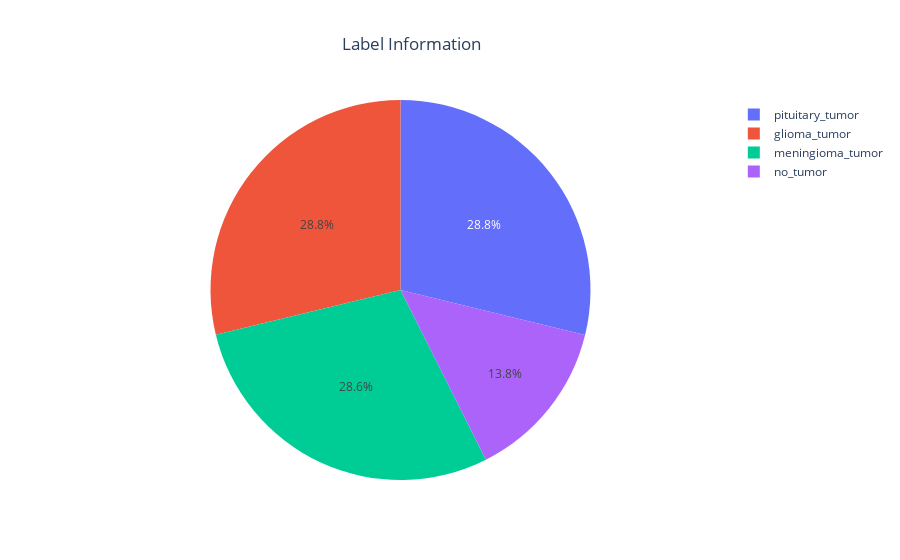

Source (notebook cell):
### Code cell
fig = px.pie(names=label_info.keys(),values=label_info.values(),title='Label Information')
fig.update_layout({'title':{"x":0.457}})
fig.show()

### Figure 1 — Plotly figure (JSON) as saved in the notebook; plotly's stock layout.template omitted (floating-point values rounded to 4 significant figures)
{"data": [{"domain": {"x": [0, 1], "y": [0, 1]}, "hovertemplate": "label=%{label}<br>value=%{value}<extra></extra>", "labels": ["glioma_tumor", "no_tumor", "meningioma_tumor", "pituitary_tumor"], "legendgroup": "", "name": "", "showlegend": true, "type": "pie", "values": [826, 395, 822, 827]}], "layout": {"legend": {"tracegroupgap": 0}, "title": {"text": "Label Information", "x": 0.457}}}
